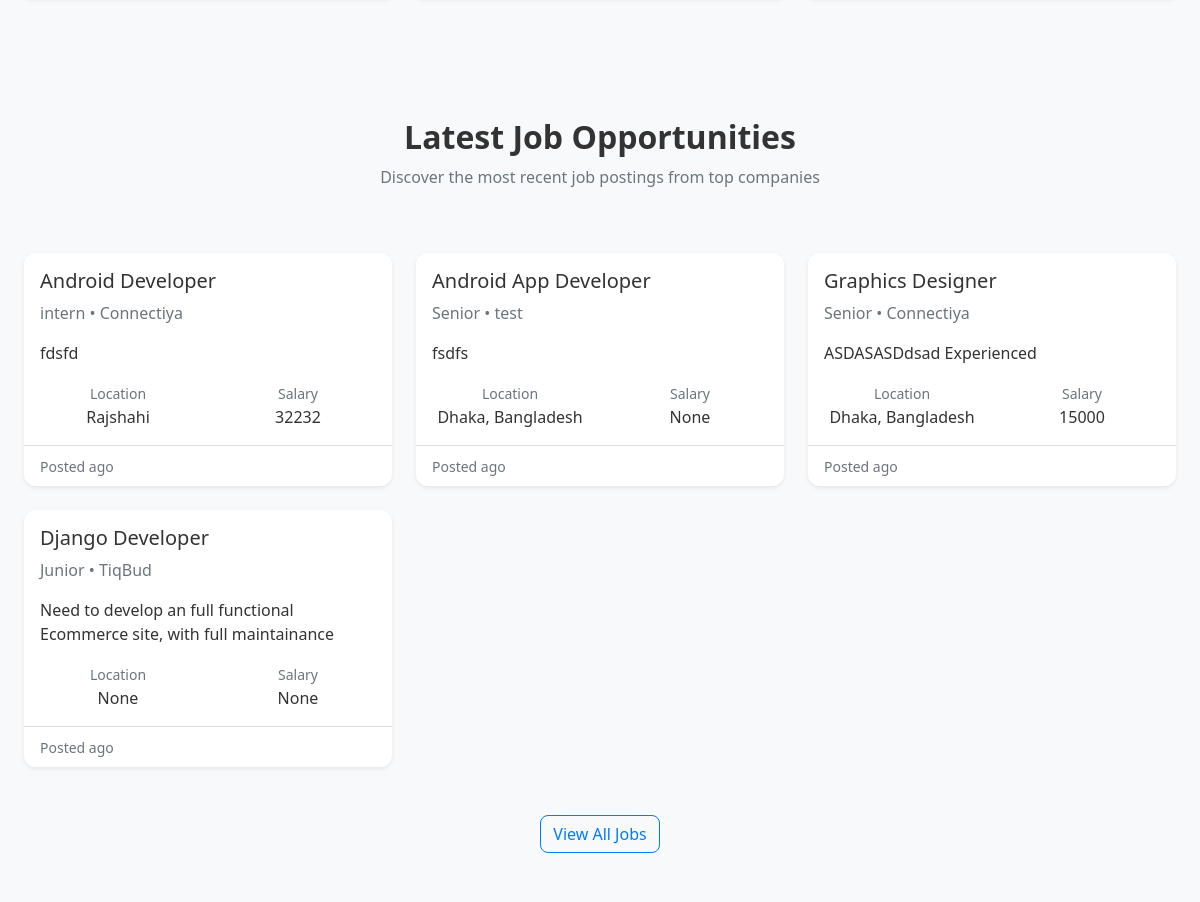
Before: / (middle part) with the older database file.
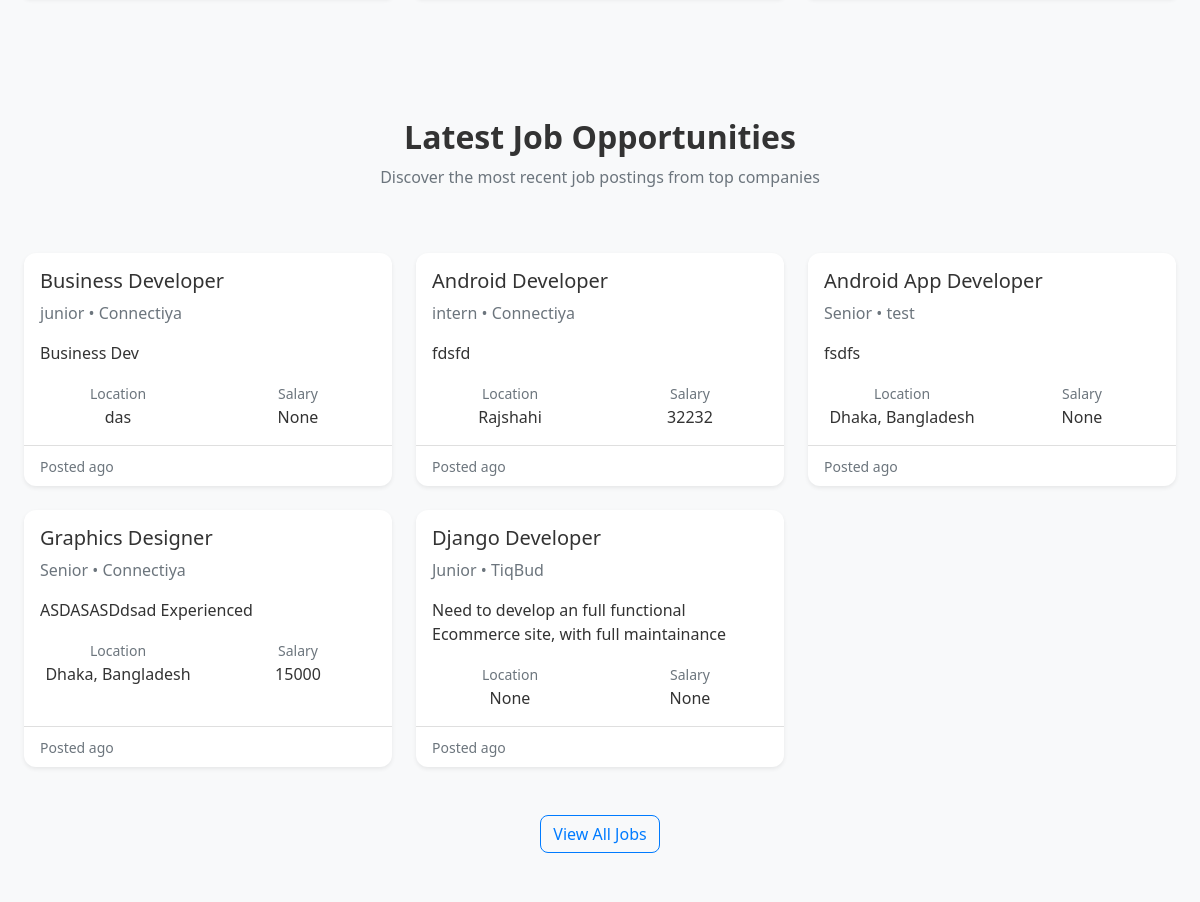
After: the same page with the newer database file.
### jobApp/models.py (models this page shows, shortened)
class Job(models.Model):
    CATEGORY_CHOICES = (
        ('intern', 'Intern'),
        ('junior', 'Junior'),
        ('senior', 'Senior'),
        ('lead', 'Lead'),
        ('manager', 'Manager'),
        ('other', 'Other'),
    )
    recruiter = models.ForeignKey(User, on_delete=models.CASCADE)
    title = models.CharField(max_length=200)
    number_of_openings = models.IntegerField()
    category = models.CharField(max_length=100, choices=CATEGORY_CHOICES, default='junior')
    job_description = models.TextField()
    skills_required = models.TextField()
    location = models.CharField(max_length=100, blank=True, null=True)
    salary = models.CharField(max_length=100, blank=True, null=True)
    created_at = models.DateTimeField(auto_now_add=True)

class User(AbstractUser):
    USER_TYPE_CHOICES = (
        ('recruiter', 'Recruiter'),
        ('jobseeker', 'Job Seeker'),
    )
    display_name = models.CharField(max_length=100)
    user_type = models.CharField(max_length=20, choices=USER_TYPE_CHOICES)
    groups = models.ManyToManyField(Group, related_name='jobapp_user', blank=True)
    user_permissions = models.ManyToManyField(Permission, related_name='jobapp_user_permission', blank=True)

### jobApp/views.py (the view)
# urls.py: path('', home, name='home'),
def home(request):
    jobs = Job.objects.all().order_by('-created_at')[:6]
    return render(request, 'home.html', {'jobs': jobs})

### templates/home.html (shortened to what this page needs)
{% extends 'base.html' %}
{% block content %}
<div class="features-section py-5">
    <div class="container">
        <div class="row text-center">
        </div>
    </div>
</div>
<div class="latest-jobs-section py-5 bg-light">
    <div class="container">
        <div class="row">
            <div class="col-12 text-center mb-5">
                <h2 class="fw-bold">Latest Job Opportunities</h2>
                <p class="text-muted">Discover the most recent job postings from top companies</p>
            </div>
        </div>
        {% if jobs %}
            <div class="row">
                {% for job in jobs %}
                    <div class="col-md-4 mb-4">
                        <div class="card h-100 shadow-sm">
                            <div class="card-body">
                                <h5 class="card-title">{{ job.title }}</h5>
                                <p class="card-text text-muted">{{ job.category }} • {{ job.recruiter.display_name }}</p>
                                <p class="card-text">{{ job.job_description|truncatechars:120 }}</p>
                                <div class="row text-center">
                                    <div class="col-6">
                                        <small class="text-muted">Location</small>
                                        <p class="mb-0 fw-semibold">{{ job.location }}</p>
                                    </div>
                                    <div class="col-6">
                                        <small class="text-muted">Salary</small>
                                        <p class="mb-0 fw-semibold">{{ job.salary }}</p>
                                    </div>
                                </div>
                            </div>
                            <div class="card-footer bg-transparent">
                                <small class="text-muted">Posted {{ job.posted_date|timesince }} ago</small>
                            </div>
                        </div>
                    </div>
                {% endfor %}
            </div>
            <div class="text-center mt-4">
                <a href="{% url 'all_jobs' %}" class="btn btn-outline-primary">View All Jobs</a>
            </div>
        {% else %}
            <div class="text-center py-5">
                <i class="fas fa-briefcase fa-3x text-muted mb-3"></i>
                <h5 class="text-muted">No jobs available yet</h5>
                <p class="text-muted">Check back soon for new opportunities.</p>
            </div>
        {% endif %}
    </div>
</div>
{% endblock %}

Changed rows visible on the page:
added Job: title "Business Developer", category "junior", recruiter.display_name "Connectiya", job_description "Business Dev", location "das", salary "None"
